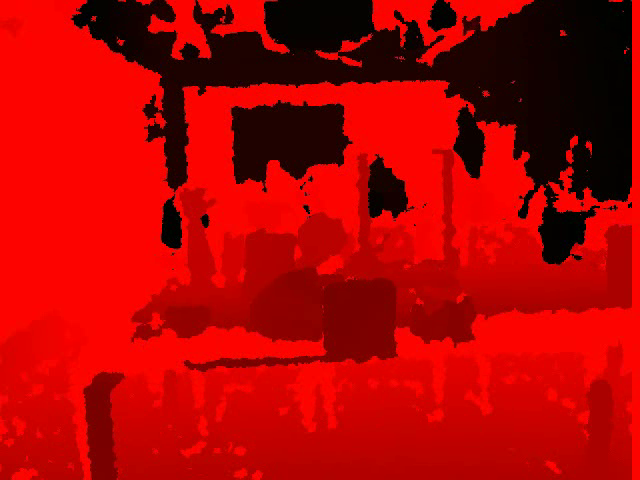
#> input picture frame 6 of data/video/Kinect Depth Data_17.01.2019-15.15.12.avi, 640 x 480 px, given in place of , which was not available
$ python kinectCalibrate.py
#> lines starting #> are read from the running program, lines starting #| are printed output that depends on the picture; after the words box and inside, x2 and y2 are one past the last pixel; in counts of white or black regions, pixels touching at a corner belong together; pictures that were not available may be replaced by others from this repository, and a replacement may not be noted
#NAME: kinectCalibrate.py
#DATE: 15/01/2019
#AUTH: Ryan McCartney, EEE Undergraduate, Queen's University Belfast
#DESC: Python Script CConverting Kinect Data to Real World Coordinated
#COPY: Copyright 2018, All Rights Reserved, Ryan McCartney


import cv2 as cv
import numpy as np
import numba as nb
import matplotlib.pyplot as plt
import matplotlib.animation as animation
import time
import math

#Some Global Variables
vehicleLength = 0.45 #meters
vehicleWidth = 0.5 #meters
vehicleHeight = 1.35 #meters

unitDimensions = 0.1 #meters
kinectMaxRange = 3.2 #meters

cameraAngle = 80 #degrees

mapLength = 40 #meters
mapWidth = 40 #meters
mapHeight = vehicleHeight*2

#Create Map
def createMap(name):

    mapPath = "navigation/map/"+name+".txt"

    #Define length and width
    lengthUnits = int(mapLength/unitDimensions)
    widthUnits = int(mapWidth/unitDimensions)
    Heightunits = int(2)

    #Create Empty Array
    map = np.zeros((Heightunits,lengthUnits,widthUnits), dtype=int)
    mapShape = map.shape
    mapLocation = np.true_divide(mapShape,2)
    mapLocation = mapLocation.astype(int)

    #Create the floor

    # Write the array to disk
    with open(mapPath, 'w') as outfile:

        outfile.write('# Saved Map. Map size is: {0}\n'.format(mapShape))

        for data_slice in map:
            np.savetxt(outfile, data_slice, fmt='%-7.2f')
            outfile.write('# Next Slice\n')

    return mapShape, mapLocation

#Load the Map from file
def loadMap(name):

    mapPath = "navigation/map/"+name+".txt"

    # Read the map from disk
    map = np.loadtxt(mapPath)

    # Note that this returned a 2D array!

    #Recreating a 3D Array
    map = map.reshape(mapShape)

    return map

#Add frame to the map
#def addMap(frame, distance, angle):


    #return mapLocation


#Optimised method for creating a graph
def createGrpah(data):

    width = len(data)
    height = 255+1
    size = (height,width)

    red = np.full(size,255,dtype=np.uint8)
    green = np.full(size,255,dtype=np.uint8)
    blue = np.full(size,255,dtype=np.uint8)

    #Populate Array with Data
    for w in range (0,width):

        red[data[w],w] = 209
        green[data[w],w] = 66
        blue[data[w],w] = 244

    image = np.dstack((blue, green, red))
    return image

#Filter Image to Remove Noise
def applyFilter(image):

    #Gaussian
    #filteredFrame = cv.GaussianBlur(image,(5,5),0)

    #Average
    #kernel = np.ones((5,5),np.float32)/25
    #filteredFrame = cv.filter2D(image,-1,kernel)

    #Median
    filteredFrame = cv.medianBlur(image,5)

    #Bilateral Filtering
    #filteredFrame = cv.bilateralFilter(image,9,75,75)

    #No Filtering
    #filteredFrame = image

    return filteredFrame

#Processing Loop
def processVideo(depthPath,videoPath,fps):

#> called with depthPath = 'http://192.168.1.100:8081/?action=stream', videoPath = 'http://192.168.1.100:8080/?action=stream', fps = 30
    delay = 1/fps
    fpsActual = fps

    #Depth and Video Data
    depth = cv.VideoCapture(depthPath)
    video = cv.VideoCapture(videoPath)

    #Crosshair Size
    crosshairHeight = 10
    crosshairWidth = 10

    while(depth.isOpened()) and (video.isOpened()):

        start = time.time()

        ret, depthFrame = depth.read()
#> depthFrame is the input picture: shape (480, 640, 3); mean B, G, R 0.9, 2.7, 176.6
        ret, videoFrame = video.read()

        #Convert Matrix to Grayscale Image
        depthFrame = cv.cvtColor(depthFrame, cv.COLOR_BGR2GRAY)
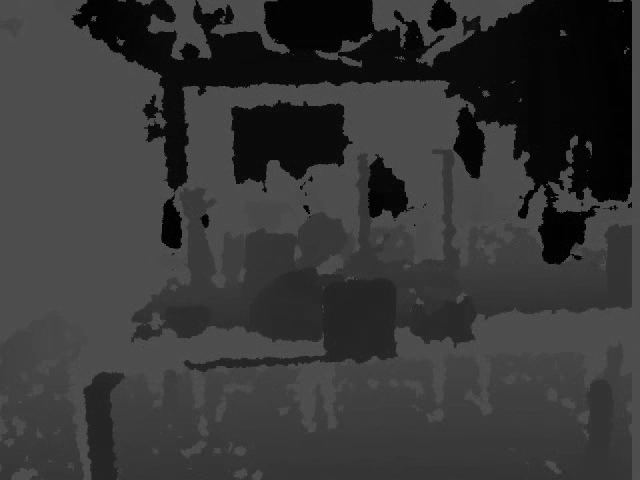
#> depthFrame: shape (480, 640); min 0, max 93, mean 54.4

        #Apply Filtering
        depthFrame = applyFilter(depthFrame)

        #Determine the Closest Point
        closestPoint = scanImage(depthFrame)
#> closestPoint = [1, 571, 242]
        distance = distanceCalc(closestPoint[0])
#> in distanceCalc, `distance = (a*math.pow(depth,4))+(b*math.pow(depth,3))+(c*math.pow(dep..`: distance = -9.34
#> in distanceCalc, `groundDistance = math.sin(cameraAngle)*distance`: groundDistance = -8.09
#> in distanceCalc, `groundDistance = groundDistance - vehicleLength`: groundDistance = -8.54
#> distance = -8.54

        #2D Graph the Area the Results
        mapData = scanStrip(depthFrame)
#> mapData = 640 values, max 77 at index 633, min 1 at index 168, mean 10.86
        graph = createGrpah(mapData)
#> in createGrpah, `width = len(data)`: width = 640
#> in createGrpah, `size = (height,width)`: size = (256, 640)
#> in createGrpah, `red = np.full(size,255,dtype=np.uint8)`: red: shape (256, 640); every value is 255
#> after the loop in createGrpah, `for w in range (0,width):`:
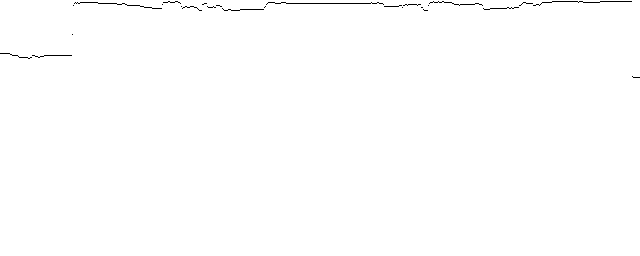
#> blue: shape (256, 640); values 244 (black) and 255 (white), 99.6% white; black in thin lines or dots, all inside (x1, y1, x2, y2) = (0, 1, 640, 78)
#> after the loop in createGrpah, `for w in range (0,width):`:
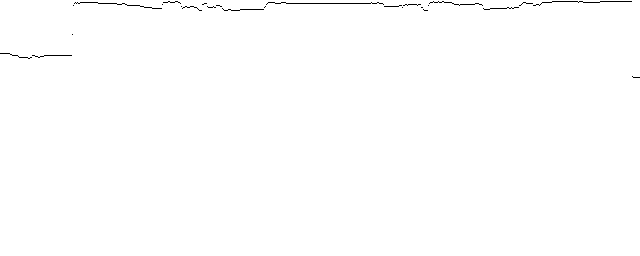
#> green: shape (256, 640); values 66 (black) and 255 (white), 99.6% white; black in thin lines or dots, all inside (x1, y1, x2, y2) = (0, 1, 640, 78)
#> after the loop in createGrpah, `for w in range (0,width):`:
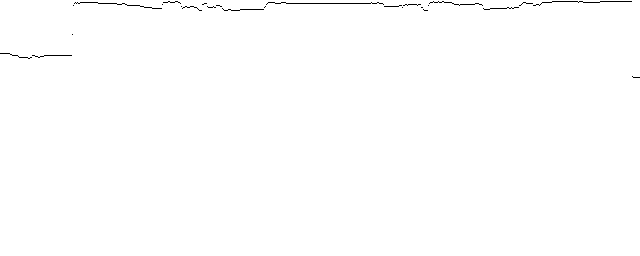
#> red: shape (256, 640); values 209 (black) and 255 (white), 99.6% white; black in thin lines or dots, all inside (x1, y1, x2, y2) = (0, 1, 640, 78)
        cv.imshow('Graph',graph)

        #Convert Depth Image Back to Colour Matrix
        depthFrame = cv.cvtColor(depthFrame,cv.COLOR_GRAY2RGB)
#> depthFrame: shape (480, 640, 3)

        #Add text with measurements
        font = cv.FONT_HERSHEY_SIMPLEX
        text = 'Closest point is %.2fm away.'%round(distance,2)
#> text = 'Closest point is -8.54m away.'
        cv.putText(videoFrame,text,(16,20), font, 0.6,(0,0,255),1,cv.LINE_AA)
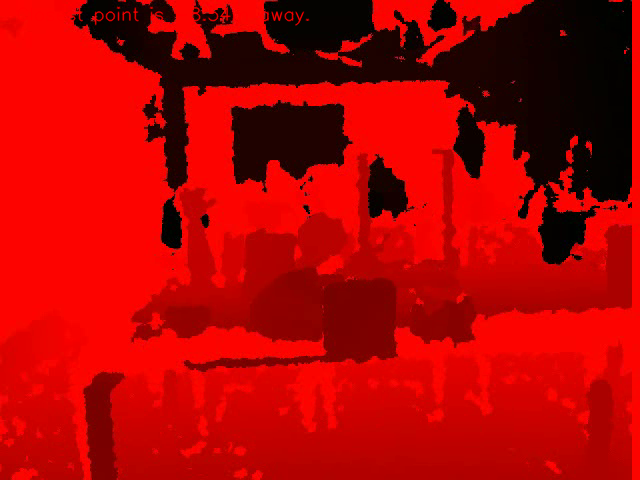
#> videoFrame: shape (480, 640, 3); 0.48% of pixels changed, all inside (x1, y1, x2, y2) = (17, 6, 310, 26)
        text = '%.2ffps'%round(fpsActual,2)
        cv.putText(videoFrame,text,(16,44), font, 0.6,(0,0,255),1,cv.LINE_AA)
#> videoFrame: shape (480, 640, 3); 0.11% of pixels changed, all inside (x1, y1, x2, y2) = (18, 31, 99, 49)

        #Horizontal Line & Vertical Line on Video Image
        cv.line(videoFrame,((closestPoint[1]-crosshairWidth),closestPoint[2]),((closestPoint[1]+crosshairWidth),closestPoint[2]),(0,255,0),2)
#> videoFrame: shape (480, 640, 3); mean B, G, R 0.9, 2.7, 177
        cv.line(videoFrame,(closestPoint[1],(closestPoint[2]-crosshairHeight)),(closestPoint[1],(closestPoint[2]+crosshairHeight)),(0,255,0),2)
#> videoFrame: shape (480, 640, 3); mean B, G, R 0.9, 2.8, 177

        #Apply Colour Map
        depthFrame = cv.applyColorMap(depthFrame, cv.COLORMAP_JET)
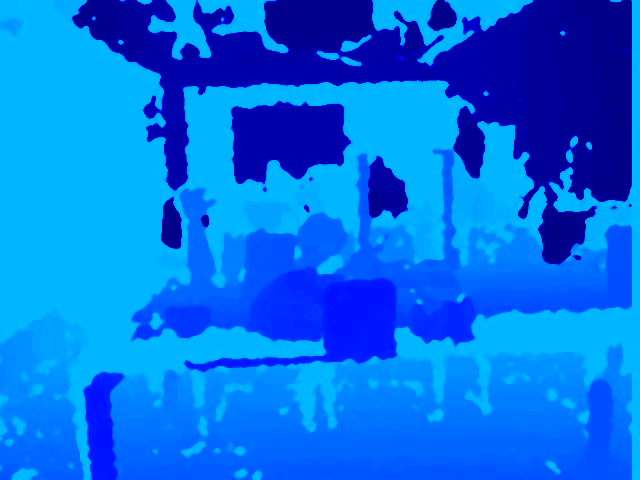
#> depthFrame: shape (480, 640, 3); mean B, G, R 234.2, 110.2, 0

        #Horizontal Line & Vertical Line on Depth Image
        cv.line(depthFrame,((closestPoint[1]-crosshairWidth),closestPoint[2]),((closestPoint[1]+crosshairWidth),closestPoint[2]),(0,255,0),2)
#> depthFrame: shape (480, 640, 3); 0.02% of pixels changed, all inside (x1, y1, x2, y2) = (560, 241, 583, 244)
        cv.line(depthFrame,(closestPoint[1],(closestPoint[2]-crosshairHeight)),(closestPoint[1],(closestPoint[2]+crosshairHeight)),(0,255,0),2)
#> depthFrame: shape (480, 640, 3); mean B, G, R 234.1, 110.3, 0

        #Show the images
        cv.imshow('Depth Data from File',depthFrame)
        cv.imshow('Image Data from File',videoFrame)

        end = time.time()
        print("INFO: Processing duration for frame is %.2f seconds and the closest point is %.2f meters away." % (round((end-start),2), round(distance,2)))
#| INFO: Processing duration for frame is 0.57 seconds and the closest point is -8.54 meters away.
        adjustedDelay = delay-(end-start)

        if adjustedDelay < 0:
            adjustedDelay = 0
            fpsActual = 1/(end-start)
        else:
            fpsActual = fps

        time.sleep(adjustedDelay)

        if cv.waitKey(1) & 0xFF == ord('q'):
#> (key q is pressed here)
            break

    depth.release()
    video.release()
    cv.destroyAllWindows()

#Optimised method for finding the closest point in an image
@nb.jit(nopython=True)
def scanImage(depthData):

    height = len(depthData)
    width = len(depthData[0])

    #Initialise with worst case
    pointValue = 2048
    pointHeight = 0
    pointWidth = 0

    #Threshold for dealing with annomolies (reflective surfaces)
    threshold = 0

    #Populate Array with Data
    for h in range (0,height):

        for w in range (0,width):

            if  (depthData[h,w] <= pointValue) and (depthData[h,w] >= threshold):
                pointValue = depthData[h,w]
                pointHeight = h
                pointWidth = w

    results = [pointValue, pointWidth, pointHeight]
    return results

#Optimised method for finding the closest point in each strip
@nb.jit(nopython=True)
def scanStrip(depthData):

    height = len(depthData)
    width = len(depthData[0])

    #Initialise with worst case
    outline = [2048] * width

    #Threshold for dealing with annomolies (reflective surfaces)
    threshold = 0

    #Populate Array with Data
    for w in range (0,width):

        for h in range (0,height):

            if  (depthData[h,w] <= outline[w]) and (depthData[h,w] >= threshold):
                outline[w] = depthData[h,w]

    return outline

#Returns infomraiton about how far away a point is in and image
def distanceCalc(depth):

    cameraAngle = 60

    a = -0.0000000069
    b = 0.0000064344
    c = -0.0019066199
    d = 0.2331614352
    e = -9.5744837865
    #Second Order Custom Estimation
    distance = (a*math.pow(depth,4))+(b*math.pow(depth,3))+(c*math.pow(depth,2))+(d*depth)+e

    #First Order Custom Estimation
    #m = 0.0161
    #c = -1.4698
    #distance = (m*depth)+c

    #Simple trig to create ground truth distance
    cameraAngle = math.radians(cameraAngle)
    groundDistance = math.sin(cameraAngle)*distance
    groundDistance = groundDistance - vehicleLength

    return groundDistance

#------------------------------------------------------------------------------------------
#Main Script
#------------------------------------------------------------------------------------------

depthPath = "navigation\kinect\KinectDepth_testData2.avi"
videoPath = "navigation\kinect\KinectRGB_testData2.avi"

depthStream = "http://192.168.1.100:8081/?action=stream"
videoStream = "http://192.168.1.100:8080/?action=stream"
fps = 30

# [14 lines of commented-out code are left out]

processVideo(depthStream,videoStream,fps)

$ run again, starting later in the video
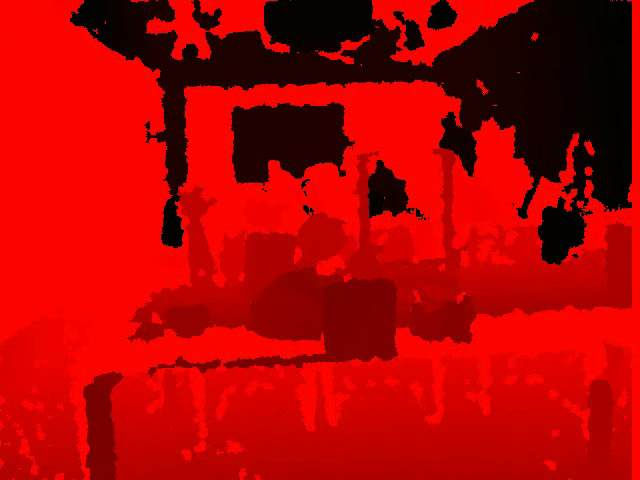
#> input picture frame 28 of data/video/Kinect Depth Data_17.01.2019-15.15.12.avi, 640 x 480 px, given in place of , which was not available
#> in processVideo, depthFrame is the input picture: shape (480, 640, 3); mean B, G, R 0.9, 2.7, 177
#> closestPoint = [1, 556, 256]
#> in distanceCalc, `distance = (a*math.pow(depth,4))+(b*math.pow(depth,3))+(c*math.pow(dep..`: distance = -9.34
#> in distanceCalc, `groundDistance = math.sin(cameraAngle)*distance`: groundDistance = -8.09
#> in distanceCalc, `groundDistance = groundDistance - vehicleLength`: groundDistance = -8.54
#> mapData = 640 values, max 76 at index 634, min 1 at index 165, mean 10.77
#> width = 640
#> size = (256, 640)
#> after the loop in createGrpah, `for w in range (0,width):`:
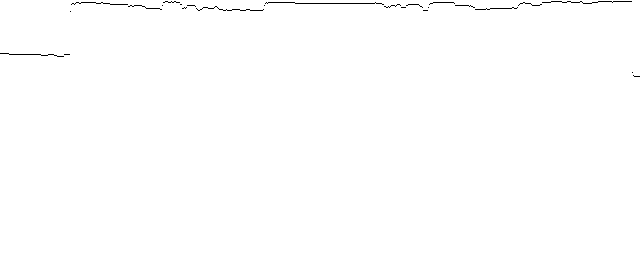
#> blue: shape (256, 640); values 244 (black) and 255 (white), 99.6% white; black in thin lines or dots, all inside (x1, y1, x2, y2) = (0, 1, 640, 77)
#> text = 'Closest point is -8.54m away.'
#> in processVideo, `depthFrame = cv.applyColorMap(depthFrame, cv.COLORMAP_JET)`:
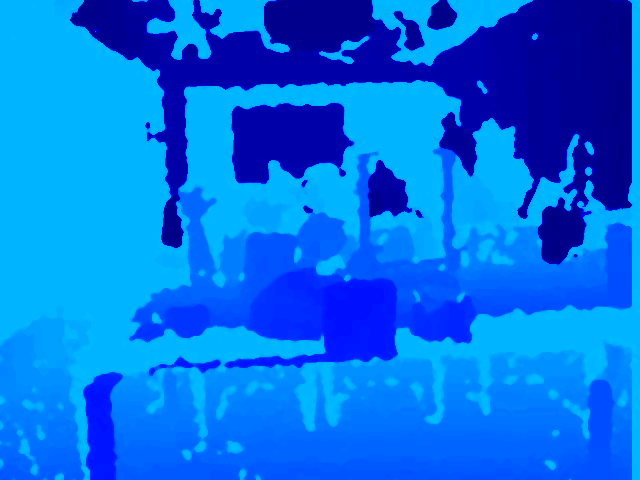
#> depthFrame: shape (480, 640, 3); mean B, G, R 234.4, 110.5, 0
#| INFO: Processing duration for frame is 0.59 seconds and the closest point is -8.54 meters away.

$ run again, starting later in the video
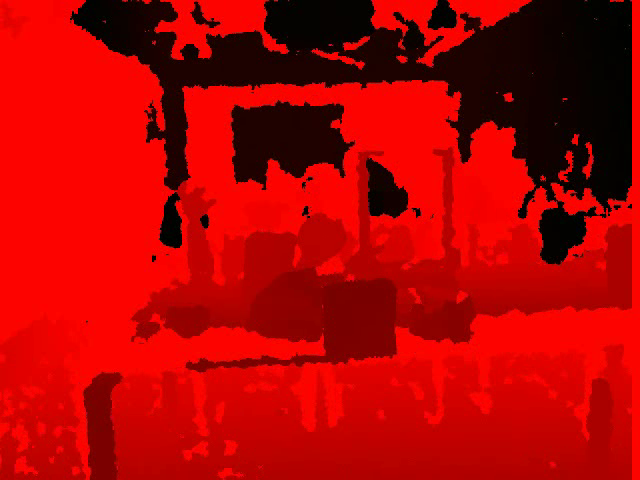
#> input picture frame 50 of data/video/Kinect Depth Data_17.01.2019-15.15.12.avi, 640 x 480 px, given in place of , which was not available
#> in processVideo, depthFrame is the input picture: shape (480, 640, 3); mean B, G, R 0.9, 2.7, 177.4
#> closestPoint = [1, 179, 241]
#> in distanceCalc, `distance = (a*math.pow(depth,4))+(b*math.pow(depth,3))+(c*math.pow(dep..`: distance = -9.34
#> in distanceCalc, `groundDistance = math.sin(cameraAngle)*distance`: groundDistance = -8.09
#> in distanceCalc, `groundDistance = groundDistance - vehicleLength`: groundDistance = -8.54
#> mapData = 640 values, max 77 at index 634, min 1 at index 167, mean 10.91
#> width = 640
#> size = (256, 640)
#> after the loop in createGrpah, `for w in range (0,width):`:
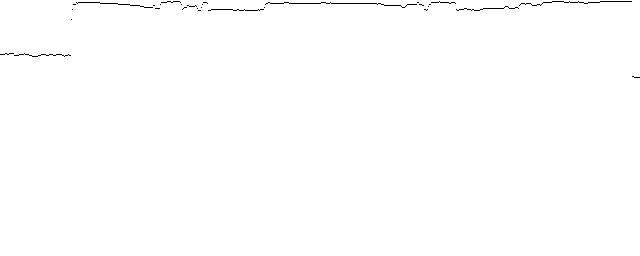
#> blue: shape (256, 640); values 244 (black) and 255 (white), 99.6% white; black in thin lines or dots, all inside (x1, y1, x2, y2) = (0, 1, 640, 78)
#> text = 'Closest point is -8.54m away.'
#> in processVideo, `depthFrame = cv.applyColorMap(depthFrame, cv.COLORMAP_JET)`:
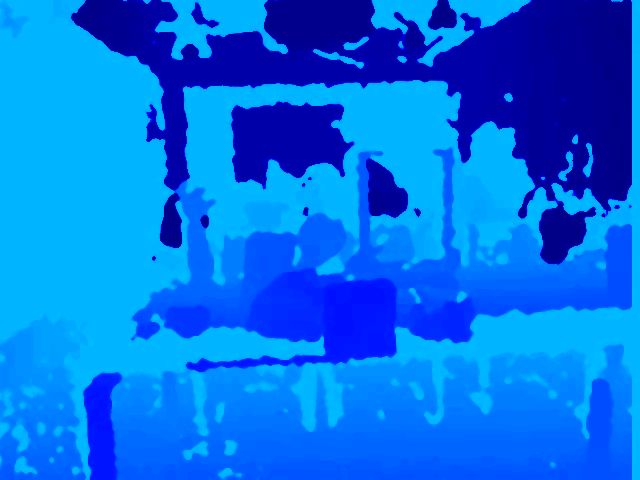
#> depthFrame: shape (480, 640, 3); mean B, G, R 234.5, 110.9, 0
#| INFO: Processing duration for frame is 0.57 seconds and the closest point is -8.54 meters away.
